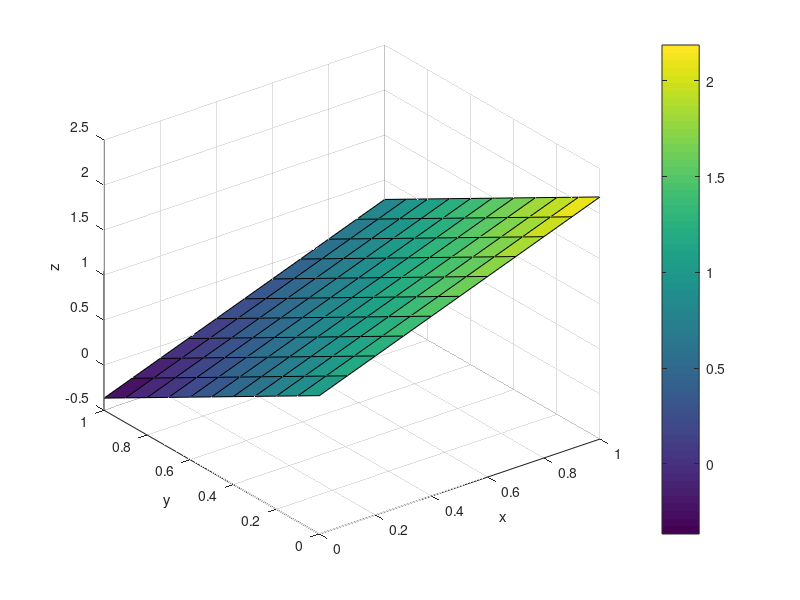

Write the MATLAB code that produced this figure.
A = [-4 0 1 0 0 0 1 0 0 0 0 0 0 0 0 0 0 0 ; 0 -4 0 1 0 0 0 1 0 0 0 0 0 0 0 0 0 0 ; 1 0 -4 0 1 0 0 0 1 0 0 0 0 0 0 0 0 0 ; 0 1 0 -4 0 1 0 0 0 1 0 0 0 0 0 0 0 0 ; 0 0 1 0 -4 0 0 0 0 0 1 0 0 0 0 0 0 0 ; 0 0 0 1 0 -4 0 0 0 0 0 1 0 0 0 0 0 0 ; 1 0 0 0 0 0 -4 0 1 0 0 0 1 0 0 0 0 0 ; 0 1 0 0 0 0 0 -4 0 1 0 0 0 1 0 0 0 0 ; 0 0 1 0 0 0 1 0 -4 0 1 0 0 0 1 0 0 0 ; 0 0 0 1 0 0 0 1 0 -4 0 1 0 0 0 1 0 0 ; 0 0 0 0 1 0 0 0 1 0 -4 0 0 0 0 0 1 0 ; 0 0 0 0 0 1 0 0 0 1 0 -4 0 0 0 0 0 1 ; 0 0 0 0 0 0 1 0 0 0 0 0 -4 0 1 0 0 0 ; 0 0 0 0 0 0 0 1 0 0 0 0 0 -4 0 1 0 0 ; 0 0 0 0 0 0 0 0 1 0 0 0 1 0 -4 0 1 0 ; 0 0 0 0 0 0 0 0 0 1 0 0 0 1 0 -4 0 1 ; 0 0 0 0 0 0 0 0 0 0 1 0 0 0 1 0 -4 0 ; 0 0 0 0 0 0 0 0 0 0 0 1 0 0 0 1 0 -4 ; ];
b = [-3 5 -2 0 -3 0 0 0 0 0 0 -2 -4 0 0 -4 12 5 ]';
x = A \ b;
x = A \ b;
[L, U] = lu(A);
[X,Y] = meshgrid(0:0.1:1, 0:0.1:1);
Z = x(1)*X + x(2)*Y + x(3);
figure;
surf(X,Y,Z);
xlabel('x');
ylabel('y');
zlabel('z');
colorbar;
